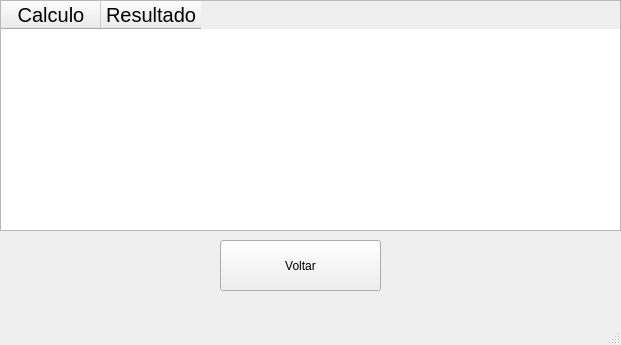
<?xml version="1.0" encoding="UTF-8"?>
<ui version="4.0">
 <class>MainWindow</class>
 <widget class="QMainWindow" name="MainWindow">
  <property name="geometry">
   <rect>
    <x>0</x>
    <y>0</y>
    <width>621</width>
    <height>345</height>
   </rect>
  </property>
  <property name="tabletTracking">
   <bool>true</bool>
  </property>
  <property name="windowTitle">
   <string>MainWindow</string>
  </property>
  <widget class="QWidget" name="centralwidget">
   <widget class="QPushButton" name="voltar">
    <property name="geometry">
     <rect>
      <x>220</x>
      <y>240</y>
      <width>161</width>
      <height>51</height>
     </rect>
    </property>
    <property name="text">
     <string>Voltar</string>
    </property>
   </widget>
   <widget class="QTableWidget" name="tableWidget">
    <property name="geometry">
     <rect>
      <x>0</x>
      <y>0</y>
      <width>621</width>
      <height>231</height>
     </rect>
    </property>
    <property name="sizePolicy">
     <sizepolicy hsizetype="Maximum" vsizetype="Expanding">
      <horstretch>0</horstretch>
      <verstretch>0</verstretch>
     </sizepolicy>
    </property>
    <property name="font">
     <font>
      <stylestrategy>PreferAntialias</stylestrategy>
     </font>
    </property>
    <property name="tabletTracking">
     <bool>true</bool>
    </property>
    <property name="focusPolicy">
     <enum>Qt::NoFocus</enum>
    </property>
    <property name="styleSheet">
     <string notr="true">Width: 100%;
</string>
    </property>
    <property name="sizeAdjustPolicy">
     <enum>QAbstractScrollArea::AdjustToContents</enum>
    </property>
    <column>
     <property name="text">
      <string>Calculo</string>
     </property>
     <property name="font">
      <font>
       <pointsize>15</pointsize>
      </font>
     </property>
     <property name="textAlignment">
      <set>AlignCenter</set>
     </property>
    </column>
    <column>
     <property name="text">
      <string>Resultado</string>
     </property>
     <property name="font">
      <font>
       <pointsize>15</pointsize>
      </font>
     </property>
     <property name="textAlignment">
      <set>AlignCenter</set>
     </property>
    </column>
   </widget>
  </widget>
  <widget class="QMenuBar" name="menubar">
   <property name="geometry">
    <rect>
     <x>0</x>
     <y>0</y>
     <width>621</width>
     <height>21</height>
    </rect>
   </property>
  </widget>
  <widget class="QStatusBar" name="statusbar"/>
 </widget>
 <resources/>
 <connections/>
</ui>
